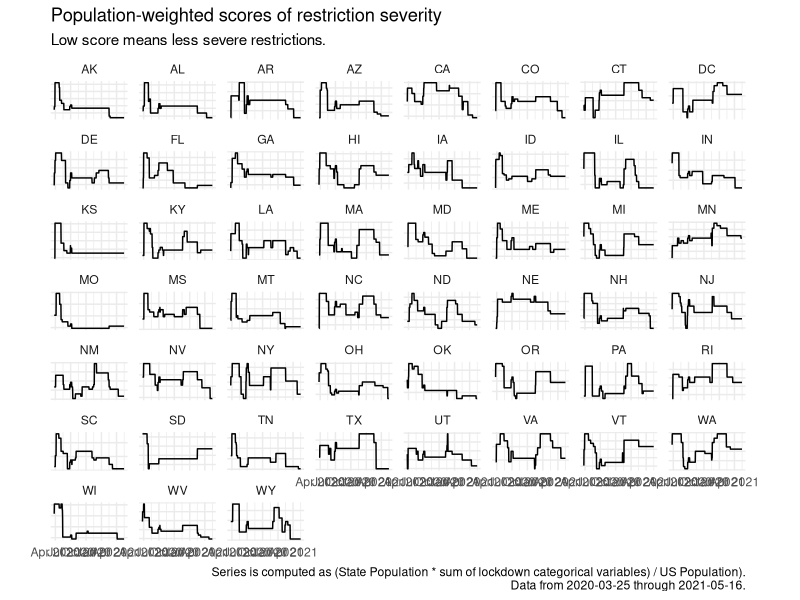

Write R code to recreate this figure. (Note: this script raises an error after producing the figure.)
# 037_plot_pop_std_series.R
# Michael Boerman January 2021
#
# weight by state population
#
# output: dummies_with_pop.csv
#         pop_weighted_scores_states.csv
#         pop_weighted_states.png
#         pop_weighted_national.png

# ---- Setup ------------------------------------------------------------------#

library(readr)
library(dplyr)
library(tidyr)
library(ggplot2)
library(here)

options(scipen = 999) # for the population-weighted scores

# ---- Read in population and index data from 024
pop_weighted_scores <- read_csv(here("Intermediate_Data/dummies_with_pop.csv"),
  col_types = cols(
    .default = col_double(),      # coerce to be factors instead of chr
    date = col_date(format = ""), # except column Date, read as date.
    state = col_character()       # except column Locaiton, read as chr
  )
)

# ---- Weight by population ---------------------------------------------------#
# Next, we'll group by the date and the state to come up with sum of dummies.
# Basically want one score instead of the 9 individual components.

# weighted but not standardized
pop_weighted_scores <- pop_weighted_scores %>%
  pivot_longer(cols = -c(1:3), names_to = "Category", values_to = "scores") %>%
  group_by(date, state) %>%
  summarize(
    population = population,
    total_sum = sum(scores, na.rm = T)
  ) %>%
  ungroup() %>%
  unique() %>%
  mutate(weighted_score = (population * total_sum) / sum(unique(population))) %>%
  identity()

# Likewise. Terminate so as to preserve date format for this script.
write_csv(pop_weighted_scores, here("Intermediate_Data", "pop_weighted_scores_states.csv"))

# ---- Population-Weighted Plots ---------------------------------------------------------#

# 1: by state (facet wrapped)
pop_weighted_scores %>%
  ggplot(aes(x = date, y = weighted_score)) +
  geom_line() +
  facet_wrap(~state, scales = "free_y") +
  theme_minimal() +
  theme(
    axis.text.y = element_blank(),
    axis.title.y = element_blank(),
    panel.grid.minor.y = element_blank(),
    axis.title.x = element_blank(),
    aspect.ratio = .5
  ) +
  scale_y_continuous(position = "right") +
  ggtitle(
    label = "Population-weighted scores of restriction severity",
    subtitle = "Low score means less severe restrictions."
  ) +
  labs(caption = paste0("Series is computed as (State Population * sum of lockdown categorical variables) / US Population).\n Data from ", min(pop_weighted_scores$date), " through ", max(pop_weighted_scores$date), ".")) +
  ggsave(here("Results/plots/unused_intermediates/states_facet_pop.png"), width = 12, height = 6)

# 2: US total
pop_weighted_scores %>%

  # aggregate into US-wide scores.
  group_by(date) %>%
  summarise(weighted_score = sum(weighted_score)) %>%
  ungroup() %>%

  # continue with plotting
  ggplot(aes(x = date, y = weighted_score)) +
  geom_line(size = 1.25) +
  theme_minimal() +
  theme(
    panel.grid.major.x = element_line(size = 1, colour = "lightgrey"),
    panel.grid.minor.y = element_blank(),
    axis.title.x = element_blank(),
    aspect.ratio = .5
  ) +
  scale_y_continuous(position = "right") +
  scale_x_date(
    date_minor_breaks = "1 week",
    date_breaks = "1 month",
    date_labels = " %b \n %Y"
  ) +
  ggtitle(
    label = "US Population-Weighted Rescriction Severity Index",
    subtitle = "Low score means less severe restriction"
  ) +
  labs(caption = paste0("Series is computed as (State Population * sum of lockdown categorical variables) / US Population). \n Data is from ", min(pop_weighted_scores$date), " through ", max(pop_weighted_scores$date), ".")) +
  ylab("Severity Score (unitless)") +
  ggsave(here("Results/plots/unused_intermediates/national_index_pop.png"), width = 12, height = 6)
